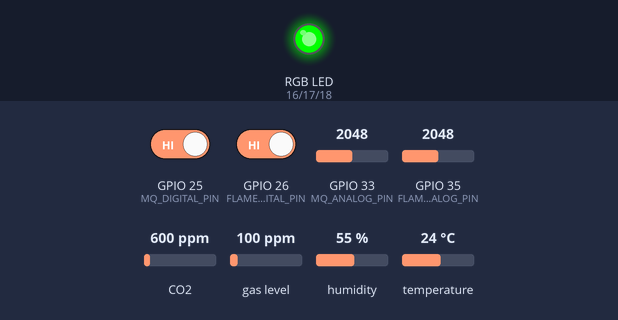
Recording of a sketch running on a simulated ESP32. Shown: an RGB LED mixed from three pins (HIGH = lit). The inputs (shaded band) are chosen by the test bench; at power-on: GPIO 25 (MQ_DIGITAL_PIN) HIGH, GPIO 26 (FLAME_DIGITAL_PIN) HIGH, GPIO 33 (MQ_ANALOG_PIN) = 2048, GPIO 35 (FLAME_ANALOG_PIN) = 2048, CO2 600 ppm, gas level 100 ppm, humidity 55 %, temperature 24 °C (analog values on the 0–4095 scale). What the sketch prints to the serial monitor is not drawn.

Above: at 2.7 s.
2.8 s: GPIO 25 (MQ_DIGITAL_PIN) driven LOW
At 4.6 s:
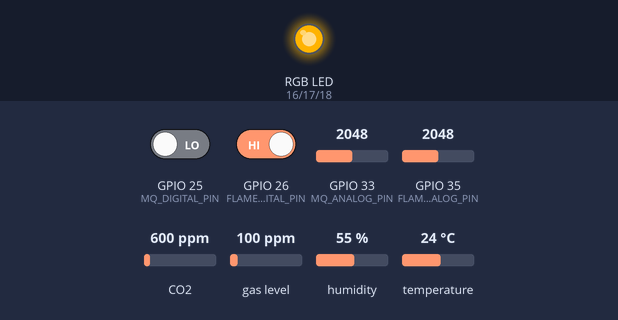
5.5 s: GPIO 26 (FLAME_DIGITAL_PIN) driven LOW
At 7.0 s:
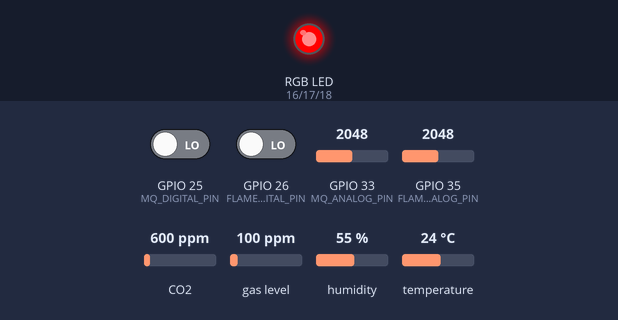
13.1 s: GPIO 33 (MQ_ANALOG_PIN) set to 1044
15.8 s: GPIO 33 (MQ_ANALOG_PIN) set to 957
21.2 s: GPIO 35 (FLAME_ANALOG_PIN) set to 1060
23.9 s: GPIO 35 (FLAME_ANALOG_PIN) set to 934
Timing chart, 0 to 26.9 s (numbered marks = the images above; inputs shaded):
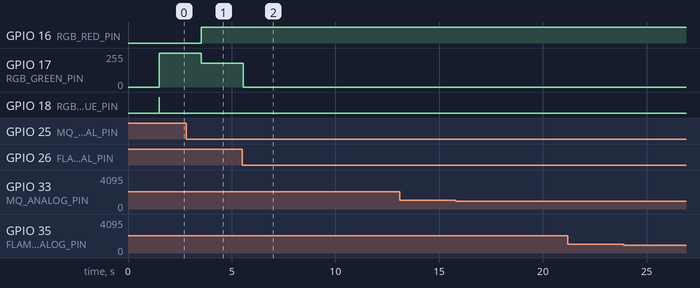

Measured:
- after the input at 2.8 s, GPIO 16 (RGB_RED_PIN): LOW → HIGH after 0.74 s; GPIO 17 (RGB_GREEN_PIN): 255/255 → 179/255 after 0.74 s
- after the input at 5.5 s, GPIO 17 (RGB_GREEN_PIN): 179/255 → 0/255 after 0.06 s
- after the input at 13.1 s, every drawn part: stays the same
- after the input at 15.8 s, every drawn part: stays the same
- after the input at 21.2 s, every drawn part: stays the same
- after the input at 23.9 s, every drawn part: stays the same

The sketch:

integration_test.ino
```cpp
#include <Arduino.h>
#include <Wire.h>
#include <DHT.h>
#include <Adafruit_SGP30.h>

constexpr uint8_t DHT_PIN = 4;
constexpr uint8_t DHT_TYPE = DHT22;

constexpr uint8_t I2C_SDA_PIN = 21;
constexpr uint8_t I2C_SCL_PIN = 22;

constexpr uint8_t MQ_ANALOG_PIN = 33;
constexpr uint8_t MQ_DIGITAL_PIN = 25;

constexpr uint8_t FLAME_ANALOG_PIN = 35;
constexpr uint8_t FLAME_DIGITAL_PIN = 26;

constexpr uint8_t RGB_RED_PIN = 16;
constexpr uint8_t RGB_GREEN_PIN = 17;
constexpr uint8_t RGB_BLUE_PIN = 18;

// Set this to true if the RGB LED is common anode.
constexpr bool RGB_COMMON_ANODE = false;

constexpr uint8_t RED_CHANNEL = 0;
constexpr uint8_t GREEN_CHANNEL = 1;
constexpr uint8_t BLUE_CHANNEL = 2;
constexpr uint32_t PWM_FREQUENCY = 5000;
constexpr uint8_t PWM_RESOLUTION = 8;

constexpr float ADC_MAX = 4095.0;
constexpr float ESP32_ADC_VOLTAGE = 3.3;
constexpr int MQ_ANALOG_DISCONNECTED_RAW = 0;

DHT dht(DHT_PIN, DHT_TYPE);
Adafruit_SGP30 sgp30;
bool sgp30Available = false;

uint8_t ledValue(uint8_t value) {
  return RGB_COMMON_ANODE ? 255 - value : value;
}

void setRgb(uint8_t red, uint8_t green, uint8_t blue) {
#if defined(ESP_ARDUINO_VERSION_MAJOR) && ESP_ARDUINO_VERSION_MAJOR >= 3
  ledcWrite(RGB_RED_PIN, ledValue(red));
  ledcWrite(RGB_GREEN_PIN, ledValue(green));
  ledcWrite(RGB_BLUE_PIN, ledValue(blue));
#else
  ledcWrite(RED_CHANNEL, ledValue(red));
  ledcWrite(GREEN_CHANNEL, ledValue(green));
  ledcWrite(BLUE_CHANNEL, ledValue(blue));
#endif
}

void setupRgb() {
#if defined(ESP_ARDUINO_VERSION_MAJOR) && ESP_ARDUINO_VERSION_MAJOR >= 3
  ledcAttach(RGB_RED_PIN, PWM_FREQUENCY, PWM_RESOLUTION);
  ledcAttach(RGB_GREEN_PIN, PWM_FREQUENCY, PWM_RESOLUTION);
  ledcAttach(RGB_BLUE_PIN, PWM_FREQUENCY, PWM_RESOLUTION);
#else
  ledcSetup(RED_CHANNEL, PWM_FREQUENCY, PWM_RESOLUTION);
  ledcSetup(GREEN_CHANNEL, PWM_FREQUENCY, PWM_RESOLUTION);
  ledcSetup(BLUE_CHANNEL, PWM_FREQUENCY, PWM_RESOLUTION);

  ledcAttachPin(RGB_RED_PIN, RED_CHANNEL);
  ledcAttachPin(RGB_GREEN_PIN, GREEN_CHANNEL);
  ledcAttachPin(RGB_BLUE_PIN, BLUE_CHANNEL);
#endif

  setRgb(0, 0, 255);
}

void setup() {
  Serial.begin(115200);
  delay(1500);

  setupRgb();

  pinMode(MQ_DIGITAL_PIN, INPUT);
  pinMode(FLAME_DIGITAL_PIN, INPUT);

  analogReadResolution(12);
  analogSetPinAttenuation(MQ_ANALOG_PIN, ADC_11db);
  analogSetPinAttenuation(FLAME_ANALOG_PIN, ADC_11db);

  dht.begin();
  Wire.begin(I2C_SDA_PIN, I2C_SCL_PIN);
  sgp30Available = sgp30.begin();

  Serial.println();
  Serial.println("K series integration test");
  Serial.println("RGB status: green=normal, yellow=gas DO warning, red=flame DO warning, purple=sensor error, blue=startup");
  Serial.printf("SGP30 available: %s\n", sgp30Available ? "yes" : "no");
}

void loop() {
  float humidity = dht.readHumidity();
  float temperature = dht.readTemperature();
  float heatIndex = dht.computeHeatIndex(temperature, humidity, false);
  bool dhtOk = !isnan(humidity) && !isnan(temperature);

  int gasRaw = analogRead(MQ_ANALOG_PIN);
  int gasDigital = digitalRead(MQ_DIGITAL_PIN);
  float gasVoltage = gasRaw * ESP32_ADC_VOLTAGE / ADC_MAX;
  bool gasAnalogOk = gasRaw != MQ_ANALOG_DISCONNECTED_RAW;
  bool gasDetected = gasDigital == LOW;

  int flameRaw = analogRead(FLAME_ANALOG_PIN);
  int flameDigital = digitalRead(FLAME_DIGITAL_PIN);
  float flameVoltage = flameRaw * ESP32_ADC_VOLTAGE / ADC_MAX;
  bool flameDetected = flameDigital == LOW;

  uint16_t eco2 = 0;
  uint16_t tvoc = 0;
  bool sgp30Ok = false;
  if (sgp30Available) {
    sgp30Ok = sgp30.IAQmeasure();
    if (sgp30Ok) {
      eco2 = sgp30.eCO2;
      tvoc = sgp30.TVOC;
    }
  }

  bool sensorError = !dhtOk || !sgp30Available || !sgp30Ok || !gasAnalogOk;

  if (flameDetected) {
    setRgb(255, 0, 0);
  } else if (gasDetected) {
    setRgb(255, 180, 0);
  } else if (sensorError) {
    setRgb(180, 0, 255);
  } else {
    setRgb(0, 255, 0);
  }

  Serial.print("dht_ok=");
  Serial.print(dhtOk ? "true" : "false");
  Serial.print(", temperature_c=");
  Serial.print(dhtOk ? String(temperature, 2) : "null");
  Serial.print(", humidity_percent=");
  Serial.print(dhtOk ? String(humidity, 2) : "null");
  Serial.print(", heat_index_c=");
  Serial.print(dhtOk ? String(heatIndex, 2) : "null");

  Serial.print(", gas_raw=");
  Serial.print(gasRaw);
  Serial.print(", gas_voltage=");
  Serial.print(gasVoltage, 3);
  Serial.print(", gas_analog_ok=");
  Serial.print(gasAnalogOk ? "true" : "false");
  Serial.print(", gas_do=");
  Serial.print(gasDigital);
  Serial.print(", gas_detected=");
  Serial.print(gasDetected ? "true" : "false");

  Serial.print(", flame_raw=");
  Serial.print(flameRaw);
  Serial.print(", flame_voltage=");
  Serial.print(flameVoltage, 3);
  Serial.print(", flame_do=");
  Serial.print(flameDigital);
  Serial.print(", flame_detected=");
  Serial.print(flameDetected ? "true" : "false");

  Serial.print(", sgp30_ok=");
  Serial.print(sgp30Ok ? "true" : "false");
  Serial.print(", eco2_ppm=");
  Serial.print(sgp30Ok ? String(eco2) : "null");
  Serial.print(", tvoc_ppb=");
  Serial.println(sgp30Ok ? String(tvoc) : "null");

  delay(2000);
}
```
